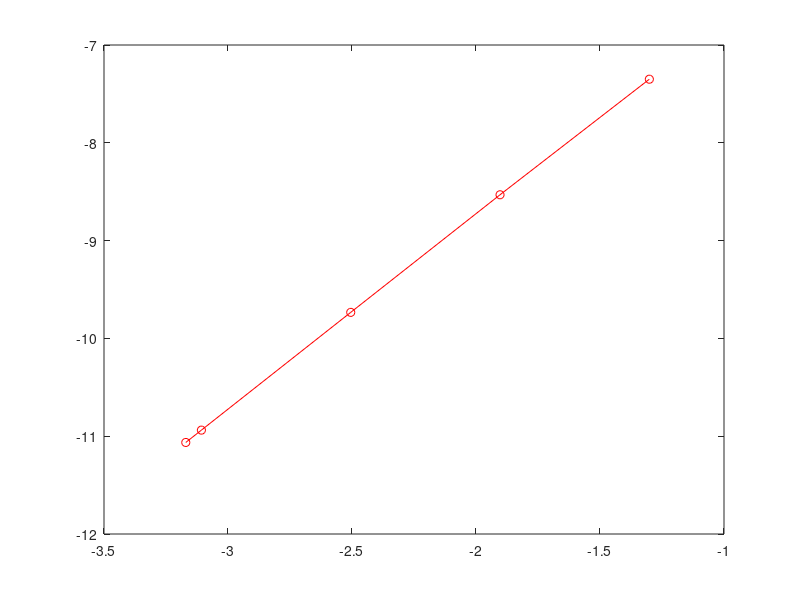
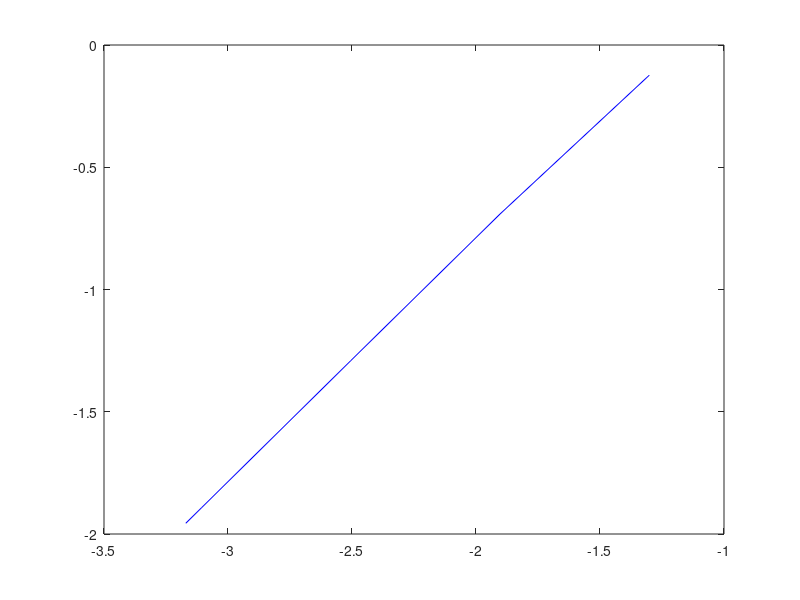

The MATLAB source for these figures, in order:
function Project_01_Linear_12

L=0.5;
Le=zeros(5,1);
d=zeros(5,1);
e=zeros(5,1);
nn=[11,41,161,641,741];
for i=1:5
    Le(i)=L/(nn(i)-1);                  % Le = Element Length %
    [d(i),e(i)]=solve_fem(nn(i));       % Solves model for given set of values %
end
plot(log10(Le),log10(d),'ro-');
figure;
plot(log10(Le),log10(e),'b');

end

function [L2,EE]=solve_fem(nn)

% Inputs %
N=nn;
L=0.5;                         % Length of Al Rod %
Le=L/(N-1);
% Connectivity and Nodes %
connect=[1:N-1;2:N];
nodes=[0:(L/(N-1)):L];

Ae=(pi/4)*0.01*0.01*70e9;      % Area * Elastic Modulus %

% Stiffness Matrix Calculation %
tic;                           % Time Start %
k=Ae/Le;                       % Individual Element Stiffness (N/m) %
K=zeros(N);
for i=2:N
    K(i,i-1)=(-1)*k;
    K(i-1,i)=(-1)*k;
    K(i,i)=2*k;
end
K(1,1)=k;
K(N,N)=k;
toc;                            % Time Stop %

% Apply Traction and Body Force %
tic;                            % Time Start %
f=zeros(N,1);
for c=connect
    Xe=nodes(c);
    le=Xe(2)-Xe(1);
for q=[-1,1]/sqrt(3)
    n=0.5*[1-q,1+q];
    x=n*Xe';
    f(c)=f(c)+n'*2000*(sin(10*pi*x))*(le/2);
end
end
f(N)=f(N)-((pi/4)*0.01*0.01*1000000);        % Traction Force %
f(1)=0;                                      % body force at x=0 %
% disp(f);

% Boundary Conditions %
K(1,2)=0;                        % Boundary Condition at x=0, u=0 %
K(2,1)=0;

% Solution %
u=zeros(N,1);
u=K\f;
toc;                             % Stop Time %

% Calculation of new node positions %
new_nodes=zeros(N,1);
for i=1:N
    new_nodes(i,1)=nodes(i)+u(i,1);
end
% format long;
% plot(nodes,u,'r');               % Plotting graph for Displacement Field %
% xlabel('X distance');
% ylabel('Displacement U');
% title('Displacement Field against X Distance');
% legend('Displacement Field FEM');
% hold all;


% Elements lengths and strain calculations %

new_length=zeros(N-1,1);
for i=1:N-1
    new_length(i,1)=new_nodes(i+1,1)-new_nodes(i,1); % New Length of Elements %
    strain(i,1)=((new_length(i,1)-Le)/Le);           % Strain Calculations on Elements %
end
% disp(strain);
% figure;
% plot(nodes(1:N-1),strain(1:N-1),'b');      % Plotting Graphs for Strain Variation %
% title('Strain Field against X Distance');
% legend('Strain Field FEM');
% xlabel('X distance');
% ylabel('Strain Value');
% hold all;


% Analytical Solution Calculating the exact soultion %

% exact_strain=zeros(N-1,1);
% exact_u=zeros(N,1);
E=70e9;
A=(pi/4)*0.01*0.01;
% for i=1:N
%     x=nodes(i);
%     exact_u(i,1)=((20*sin(10*pi*x))/(E*A*(pi^2))+(((200/(pi*A*E))-(1e6/E))*x));
%     exact_strain(i,1)=(((200*cos(10*pi*x))/(E*A*pi))+((200/(pi*A*E))-(1e6/E)));
% end
% figure;
% plot(nodes,exact_u,'-g');                   % Analytical Displacement Graph %
% xlabel('X distance');
% ylabel('Displacement U');
% title('Displacement Field Analytical');
% legend('Displacement Field Analytical');

% figure;
% plot(nodes,exact_strain,'.g');              % Analytical Strain Graph %
% title('Strain Field Analytical');
% legend('Strain Field Analytical');
% xlabel('X distance');
% ylabel('Strain Value');

% Calculation of L2 Error Norm %

L2_error=0;
EE_error=0;

for c=connect
    Xe=nodes(c);
    le=Xe(2)-Xe(1);
    w=[5/9 8/9 5/9];
    mm=1;
    for q=[-1,0,1]/sqrt(3/5)
        n=0.5*[1-q,1+q];              % Shape Function %
        B=(1/le)*[-1,1];              % Derivative of the Shape Function %
        x=n*Xe';
        u_h=n*u(c);
        strain_h=B*u(c);
        exact_u=((20*sin(10*pi*x))/(E*A*(pi^2))+(((200/(pi*A*E))-(1e6/E))*x));
        exact_strain=(((200*cos(10*pi*x))/(E*A*pi))+((200/(pi*A*E))-(1e6/E)));
        L2_error = L2_error + ((exact_u-u_h)^2)*(le/2)*w(mm);
        EE_error = EE_error + (0.5*70e9*(exact_strain-strain_h)^2)*(le/2)*w(mm);
        mm=mm+1;
    end
end

L2=sqrt(L2_error);
EE=sqrt(EE_error);

end
